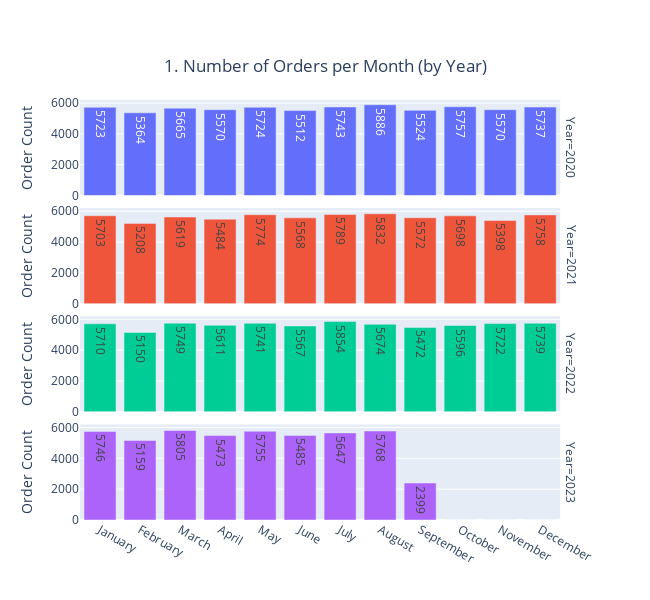

The cell this chart's notebook holds for it:
### Code cell
## 1. Monthly count of orders, split by years

monthly_sales['Purchase Year'] = monthly_sales['Purchase Year'].astype(str)

fig1 = px.bar(monthly_sales, x='Purchase Month', y='Count', 
               color='Purchase Year', facet_row='Purchase Year',
               title='1. Number of Orders per Month (by Year)', 
               labels={'Count': 'Order Count', 'Purchase Year': 'Year'},
               hover_data={'Count': ':,.0f'},
               text_auto=True)

fig1.update_layout(title={'x': 0.5, 'y': 0.9},
                  xaxis_title= None, 
                  width=650, height=600,
                  showlegend=False)

fig1.show()

### Figure 1 — Plotly figure (JSON) as saved in the notebook; plotly's stock layout.template omitted (floating-point values rounded to 4 significant figures)
{"data": [{"alignmentgroup": "True", "hovertemplate": "Year=2020<br>Purchase Month=%{x}<br>Order Count=%{y:,.0f}<extra></extra>", "legendgroup": "2020", "marker": {"color": "#636efa", "pattern": {"shape": ""}}, "name": "2020", "offsetgroup": "2020", "orientation": "v", "showlegend": true, "textposition": "auto", "texttemplate": "%{y}", "type": "bar", "x": ["January", "February", "March", "April", "May", "June", "July", "August", "September", "October", "November", "December"], "xaxis": "x4", "y": [5723, 5364, 5665, 5570, 5724, 5512, 5743, 5886, 5524, 5757, 5570, 5737], "yaxis": "y4"}, {"alignmentgroup": "True", "hovertemplate": "Year=2021<br>Purchase Month=%{x}<br>Order Count=%{y:,.0f}<extra></extra>", "legendgroup": "2021", "marker": {"color": "#EF553B", "pattern": {"shape": ""}}, "name": "2021", "offsetgroup": "2021", "orientation": "v", "showlegend": true, "textposition": "auto", "texttemplate": "%{y}", "type": "bar", "x": ["January", "February", "March", "April", "May", "June", "July", "August", "September", "October", "November", "December"], "xaxis": "x3", "y": [5703, 5208, 5619, 5484, 5774, 5568, 5789, 5832, 5572, 5698, 5398, 5758], "yaxis": "y3"}, {"alignmentgroup": "True", "hovertemplate": "Year=2022<br>Purchase Month=%{x}<br>Order Count=%{y:,.0f}<extra></extra>", "legendgroup": "2022", "marker": {"color": "#00cc96", "pattern": {"shape": ""}}, "name": "2022", "offsetgroup": "2022", "orientation": "v", "showlegend": true, "textposition": "auto", "texttemplate": "%{y}", "type": "bar", "x": ["January", "February", "March", "April", "May", "June", "July", "August", "September", "October", "November", "December"], "xaxis": "x2", "y": [5710, 5150, 5749, 5611, 5741, 5567, 5854, 5674, 5472, 5596, 5722, 5739], "yaxis": "y2"}, {"alignmentgroup": "True", "hovertemplate": "Year=2023<br>Purchase Month=%{x}<br>Order Count=%{y:,.0f}<extra></extra>", "legendgroup": "2023", "marker": {"color": "#ab63fa", "pattern": {"shape": ""}}, "name": "2023", "offsetgroup": "2023", "orientation": "v", "showlegend": true, "textposition": "auto", "texttemplate": "%{y}", "type": "bar", "x": ["January", "February", "March", "April", "May", "June", "July", "August", "September", "October", "November", "December"], "xaxis": "x", "y": [5746, 5159, 5805, 5473, 5755, 5485, 5647, 5768, 2399, 0, 0, 0], "yaxis": "y"}], "layout": {"annotations": [{"font": {}, "showarrow": false, "text": "Year=2023", "textangle": 90, "x": 0.98, "xanchor": "left", "xref": "paper", "y": 0.1138, "yanchor": "middle", "yref": "paper"}, {"font": {}, "showarrow": false, "text": "Year=2022", "textangle": 90, "x": 0.98, "xanchor": "left", "xref": "paper", "y": 0.3712, "yanchor": "middle", "yref": "paper"}, {"font": {}, "showarrow": false, "text": "Year=2021", "textangle": 90, "x": 0.98, "xanchor": "left", "xref": "paper", "y": 0.6288, "yanchor": "middle", "yref": "paper"}, {"font": {}, "showarrow": false, "text": "Year=2020", "textangle": 90, "x": 0.98, "xanchor": "left", "xref": "paper", "y": 0.8862, "yanchor": "middle", "yref": "paper"}], "barmode": "relative", "height": 600, "legend": {"title": {"text": "Year"}, "tracegroupgap": 0}, "showlegend": false, "title": {"text": "1. Number of Orders per Month (by Year)", "x": 0.5, "y": 0.9}, "width": 650, "xaxis": {"anchor": "y", "domain": [0, 0.98], "title": {}}, "xaxis2": {"anchor": "y2", "domain": [0, 0.98], "matches": "x", "showticklabels": false}, "xaxis3": {"anchor": "y3", "domain": [0, 0.98], "matches": "x", "showticklabels": false}, "xaxis4": {"anchor": "y4", "domain": [0, 0.98], "matches": "x", "showticklabels": false}, "yaxis": {"anchor": "x", "domain": [0, 0.2275], "title": {"text": "Order Count"}}, "yaxis2": {"anchor": "x2", "domain": [0.2575, 0.485], "matches": "y", "title": {"text": "Order Count"}}, "yaxis3": {"anchor": "x3", "domain": [0.515, 0.7425], "matches": "y", "title": {"text": "Order Count"}}, "yaxis4": {"anchor": "x4", "domain": [0.7725, 1], "matches": "y", "title": {"text": "Order Count"}}}}
